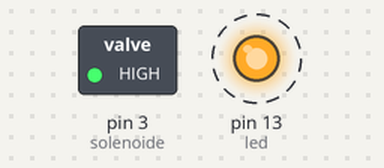
A sketch run on a simulated Arduino Uno, built with avr-gcc and run on an emulated ATmega328P. Shown: switched loads named in the sketch (green lamp = pin HIGH), output pins drawn as LEDs (lit = HIGH). Dashed ring = blinking.

Above: at 0.5 s.
Timing chart, 0 to 4.6 s (numbered marks = the images above):
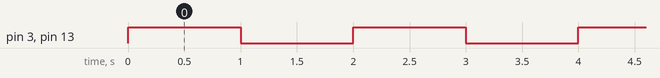

Measured:
- by itself, pin 3 (solenoide), pin 13 (led): alternates HIGH for 1.0 s and LOW for 1.0 s

The sketch:

sketch_mar30a.ino
```cpp
int led = 13;
int solenoide = 3;

void setup() {
  pinMode(led, OUTPUT);
  pinMode(solenoide, OUTPUT);
}

void loop() {
  digitalWrite(led, HIGH);
  digitalWrite(solenoide, HIGH);
  delay(1000);
  digitalWrite(led, LOW);
  digitalWrite(solenoide, LOW);
  delay(1000);
}
```
